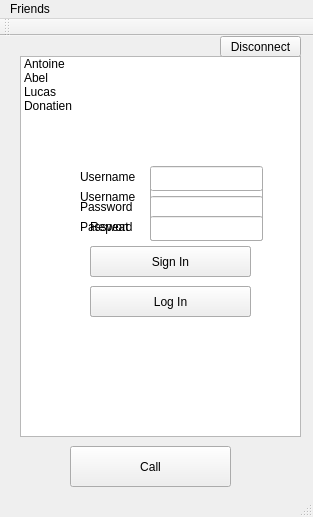
<?xml version="1.0" encoding="UTF-8"?>
<ui version="4.0">
 <class>MainWindow</class>
 <widget class="QMainWindow" name="MainWindow">
  <property name="geometry">
   <rect>
    <x>0</x>
    <y>0</y>
    <width>313</width>
    <height>517</height>
   </rect>
  </property>
  <property name="minimumSize">
   <size>
    <width>313</width>
    <height>517</height>
   </size>
  </property>
  <property name="maximumSize">
   <size>
    <width>313</width>
    <height>517</height>
   </size>
  </property>
  <property name="windowTitle">
   <string>MainWindow</string>
  </property>
  <widget class="QWidget" name="centralWidget">
   <widget class="QWidget" name="widget" native="true">
    <property name="enabled">
     <bool>true</bool>
    </property>
    <property name="geometry">
     <rect>
      <x>0</x>
      <y>0</y>
      <width>311</width>
      <height>461</height>
     </rect>
    </property>
    <widget class="QListWidget" name="listWidget">
     <property name="geometry">
      <rect>
       <x>20</x>
       <y>20</y>
       <width>281</width>
       <height>381</height>
      </rect>
     </property>
     <item>
      <property name="text">
       <string>Antoine</string>
      </property>
     </item>
     <item>
      <property name="text">
       <string>Abel</string>
      </property>
     </item>
     <item>
      <property name="text">
       <string>Lucas</string>
      </property>
     </item>
     <item>
      <property name="text">
       <string>Donatien</string>
      </property>
     </item>
    </widget>
    <widget class="QPushButton" name="pushButton">
     <property name="geometry">
      <rect>
       <x>70</x>
       <y>410</y>
       <width>161</width>
       <height>41</height>
      </rect>
     </property>
     <property name="text">
      <string>Call</string>
     </property>
    </widget>
    <widget class="QPushButton" name="DisconnectButton">
     <property name="geometry">
      <rect>
       <x>220</x>
       <y>0</y>
       <width>81</width>
       <height>21</height>
      </rect>
     </property>
     <property name="text">
      <string>Disconnect</string>
     </property>
    </widget>
   </widget>
   <widget class="QWidget" name="widget_2" native="true">
    <property name="geometry">
     <rect>
      <x>60</x>
      <y>140</y>
      <width>221</width>
      <height>151</height>
     </rect>
    </property>
    <widget class="QPushButton" name="LogInInLogIn">
     <property name="geometry">
      <rect>
       <x>30</x>
       <y>110</y>
       <width>161</width>
       <height>31</height>
      </rect>
     </property>
     <property name="text">
      <string>Log In</string>
     </property>
    </widget>
    <widget class="QLabel" name="label">
     <property name="geometry">
      <rect>
       <x>20</x>
       <y>10</y>
       <width>61</width>
       <height>21</height>
      </rect>
     </property>
     <property name="text">
      <string>Username</string>
     </property>
    </widget>
    <widget class="QLineEdit" name="lineEdit">
     <property name="geometry">
      <rect>
       <x>90</x>
       <y>10</y>
       <width>113</width>
       <height>25</height>
      </rect>
     </property>
    </widget>
    <widget class="QLineEdit" name="lineEdit_2">
     <property name="geometry">
      <rect>
       <x>90</x>
       <y>40</y>
       <width>113</width>
       <height>25</height>
      </rect>
     </property>
    </widget>
    <widget class="QLabel" name="label_2">
     <property name="geometry">
      <rect>
       <x>20</x>
       <y>40</y>
       <width>61</width>
       <height>21</height>
      </rect>
     </property>
     <property name="text">
      <string>Password</string>
     </property>
    </widget>
    <widget class="QPushButton" name="SignInInLogIn">
     <property name="geometry">
      <rect>
       <x>30</x>
       <y>70</y>
       <width>161</width>
       <height>31</height>
      </rect>
     </property>
     <property name="text">
      <string>Sign In</string>
     </property>
    </widget>
   </widget>
   <widget class="QWidget" name="Sign" native="true">
    <property name="geometry">
     <rect>
      <x>60</x>
      <y>120</y>
      <width>221</width>
      <height>191</height>
     </rect>
    </property>
    <widget class="QPushButton" name="SignIninSignIn">
     <property name="geometry">
      <rect>
       <x>30</x>
       <y>90</y>
       <width>161</width>
       <height>31</height>
      </rect>
     </property>
     <property name="text">
      <string>Sign In</string>
     </property>
    </widget>
    <widget class="QLabel" name="label_3">
     <property name="geometry">
      <rect>
       <x>20</x>
       <y>10</y>
       <width>61</width>
       <height>21</height>
      </rect>
     </property>
     <property name="text">
      <string>Username</string>
     </property>
    </widget>
    <widget class="QLineEdit" name="lineEdit_3">
     <property name="geometry">
      <rect>
       <x>90</x>
       <y>10</y>
       <width>113</width>
       <height>25</height>
      </rect>
     </property>
    </widget>
    <widget class="QLineEdit" name="lineEdit_4">
     <property name="geometry">
      <rect>
       <x>90</x>
       <y>40</y>
       <width>113</width>
       <height>25</height>
      </rect>
     </property>
    </widget>
    <widget class="QLabel" name="label_4">
     <property name="geometry">
      <rect>
       <x>20</x>
       <y>40</y>
       <width>61</width>
       <height>21</height>
      </rect>
     </property>
     <property name="text">
      <string>Password</string>
     </property>
    </widget>
    <widget class="QLineEdit" name="lineEdit_5">
     <property name="geometry">
      <rect>
       <x>90</x>
       <y>60</y>
       <width>113</width>
       <height>25</height>
      </rect>
     </property>
    </widget>
    <widget class="QLabel" name="label_5">
     <property name="geometry">
      <rect>
       <x>30</x>
       <y>60</y>
       <width>41</width>
       <height>21</height>
      </rect>
     </property>
     <property name="text">
      <string>Repeat</string>
     </property>
    </widget>
    <widget class="QPushButton" name="LogInInSignIn">
     <property name="geometry">
      <rect>
       <x>30</x>
       <y>130</y>
       <width>161</width>
       <height>31</height>
      </rect>
     </property>
     <property name="text">
      <string>Log In</string>
     </property>
    </widget>
   </widget>
  </widget>
  <widget class="QMenuBar" name="menuBar">
   <property name="geometry">
    <rect>
     <x>0</x>
     <y>0</y>
     <width>313</width>
     <height>22</height>
    </rect>
   </property>
   <widget class="QMenu" name="menuSalut">
    <property name="title">
     <string>Friends</string>
    </property>
    <addaction name="actionAdd_new_friend"/>
    <addaction name="actionDelete_frind"/>
   </widget>
   <addaction name="menuSalut"/>
  </widget>
  <widget class="QToolBar" name="mainToolBar">
   <attribute name="toolBarArea">
    <enum>TopToolBarArea</enum>
   </attribute>
   <attribute name="toolBarBreak">
    <bool>false</bool>
   </attribute>
  </widget>
  <widget class="QStatusBar" name="statusBar"/>
  <action name="actionAdd_new_friend">
   <property name="text">
    <string>Add new friend</string>
   </property>
  </action>
  <action name="actionDelete_frind">
   <property name="text">
    <string>Delete friend</string>
   </property>
  </action>
  <action name="actionLog_out">
   <property name="text">
    <string>Log out</string>
   </property>
  </action>
  <action name="actionLog_in">
   <property name="text">
    <string>Log in</string>
   </property>
  </action>
 </widget>
 <layoutdefault spacing="6" margin="11"/>
 <resources/>
 <connections/>
</ui>
